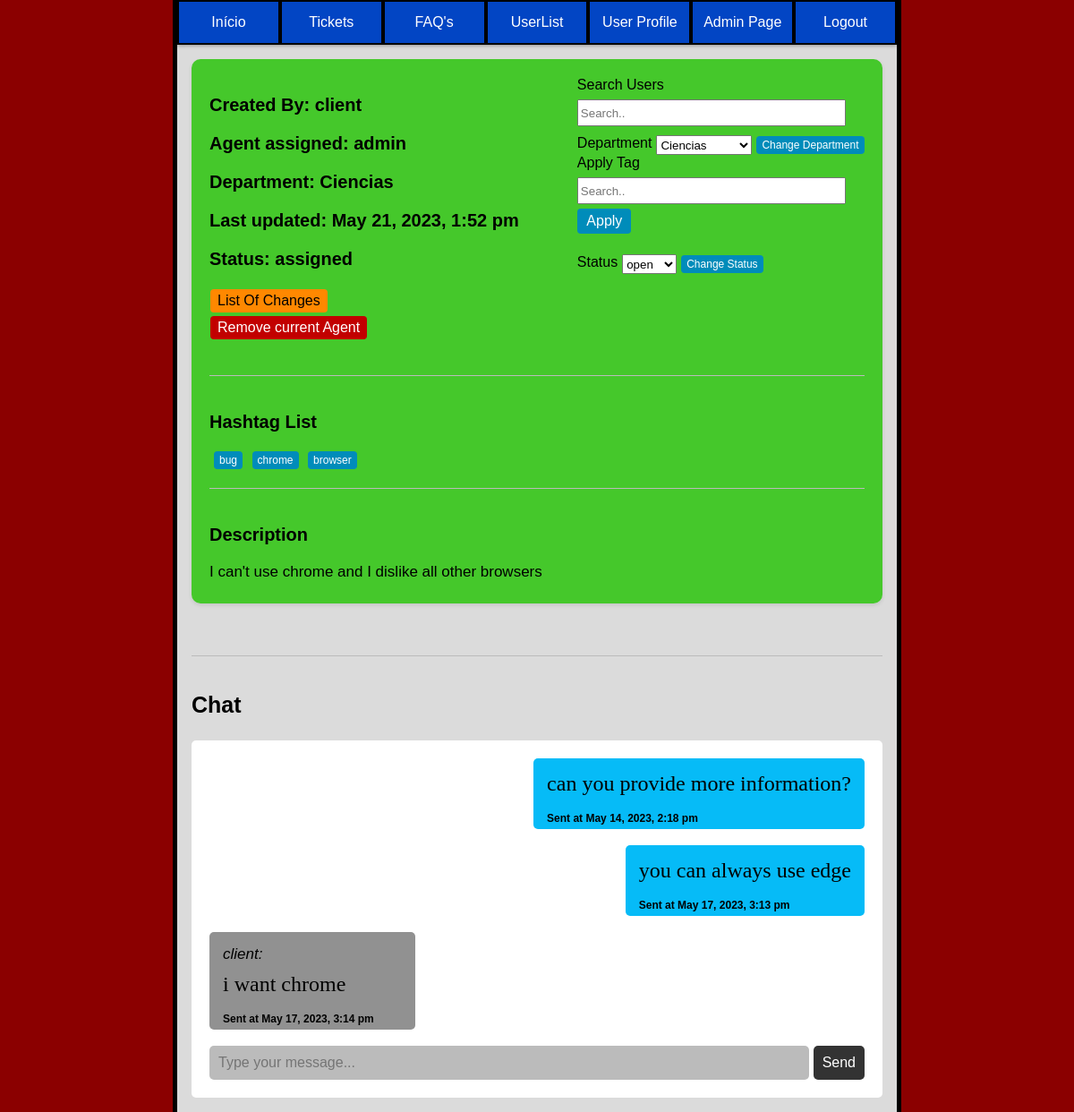
Screenshot of /pages/ticket_page.php?ticket_id=2 (signed in) with the database file from the repository.
### tables this page shows
CREATE TABLE user(
    id INTEGER PRIMARY KEY,
    name VARCHAR(50) NOT NULL,
    username VARCHAR(50) UNIQUE NOT NULL,
    email VARCHAR(50) UNIQUE NOT NULL,
    password VARCHAR(255) NOT NULL,
    role VARCHAR(10) CHECK(role = 'client' or role = 'agent' or role = 'admin') NOT NULL,
    department_id INTEGER,
    FOREIGN KEY (department_id) REFERENCES department(id)
);

CREATE TABLE department(
    id INTEGER PRIMARY KEY,
    name VARCHAR(50) NOT NULL
);

CREATE TABLE tickets(
    id INTEGER PRIMARY KEY,
    department_id INTEGER,
    client_id INTEGER,
    agent_id INTEGER,
    subject VARCHAR(200) NOT NULL,
    description TEXT NOT NULL,
    status VARCHAR(10) CHECK(status = 'open' or status = 'assigned' or status = 'closed') NOT NULL,
    priority VARCHAR(10) CHECK(priority = 'low' or priority = 'medium' or priority ='high') NOT NULL,
    created_at DATETIME NOT NULL,
    updated_at DATETIME,
    FOREIGN KEY (department_id) REFERENCES department(id),
    FOREIGN KEY (client_id) REFERENCES user(id),
    FOREIGN KEY (agent_id) REFERENCES user(id)
);

CREATE TABLE hashtags (
  id INTEGER PRIMARY KEY,
  hashtag VARCHAR(50) NOT NULL
);

CREATE TABLE message(
    id INTEGER PRIMARY KEY,
    msg TEXT NOT NULL,
    ticket_id INTEGER NOT NULL,
    user_id INTEGER NOT NULL,
    created_at DATETIME NOT NULL,
    FOREIGN KEY (user_id) REFERENCES user(id),
    FOREIGN KEY (ticket_id) REFERENCES tickets(id)
);

### utils/functions.php (called while the page is built, shortened)
<?php
function searchUser($id){
    $db = getDatabaseConnection();
    $stmt = $db->prepare('SELECT * FROM user WHERE id = ?');
    $stmt->execute(array($id));
    return $stmt->fetch();
}
function getTagsFromTicket($ticketId){
    $db = getDatabaseConnection();
    $stmt = $db->prepare('SELECT hashtags.* FROM tickets JOIN ticket_hashtags ON tickets.id = ticket_hashtags.ticket_id
                                            JOIN hashtags ON hashtags.id = ticket_hashtags.hashtag_id
                                            WHERE tickets.id = ?');
    $stmt->execute(array($ticketId));
    $tags = $stmt->fetchAll();
    return $tags;
}
function searchDepartment($department_id){
    $db = getDatabaseConnection();
    $stmt = $db->prepare('SELECT * FROM department WHERE id = ?');
    $stmt->execute(array($department_id));
    $department = $stmt->fetch();
    return $department;
}
function getAllDepartments(){
    $db = getDatabaseConnection();
    $stmt = $db->prepare('SELECT * FROM department');
    $stmt->execute();
    $departments = $stmt->fetchAll();
    return $departments;
}
function searchTicket($ticket_id){
    $db = getDatabaseConnection();
    $stmt = $db->prepare('SELECT * FROM tickets WHERE id = ?');
    $stmt->execute(array($ticket_id));
    $ticket = $stmt->fetch();
    return $ticket;
}
function getMessagesFromTicket($ticket_id){
    $db = getDatabaseConnection();
    $stmt = $db->prepare('SELECT * FROM message WHERE ticket_id = ?');
    $stmt->execute(array($ticket_id));
    $messages = $stmt->fetchAll();
    return $messages;
}
?>

### pages/ticket_page.php (the view, shortened to what this page needs)
<?php
require_once('../utils/functions.php');
$user = searchUser($_SESSION["user_id"]);
$ticket_to_display = searchTicket($_GET["ticket_id"]);
$messages = getMessagesFromTicket($ticket_to_display["id"]);
?>
<!DOCTYPE html>
<html lang="en-US">
<link rel="stylesheet" href="../css/style_index.css">
<link rel="stylesheet" href="../css/ticket_page.css">
<link rel="stylesheet" href="../css/responsive.css">
   <head>
   </head>
   <body>
    <div class="container_master">
      <div class="container">
        <ul class="buttons">
            <button class="index" onclick="indexPage()">Início</button>
            <button class="tickets" onclick="ticketsPage()">Tickets</button>
            <button class="faqs" onclick="faqsPage()">FAQ's</button>
            <button class="users" onclick="usersPage()">UserList</button>
            <button class="user_profile" onclick="sendDataUser('<?php echo $user['username'] ?>')">User Profile</button>
            <?php if($user["role"] == "admin"): ?>
            <button class="admin_page" onclick="adminPage()">Admin Page</button>
            <?php endif; ?>
            <button class="logout" onclick="logoutPage()">Logout</button>
        </ul>
      </div>
      <div class="content">
        <div class="box">
          <div class="group">
          <div class="info">
            <h3>Created By: <?php $search_user = searchUser($ticket_to_display["client_id"]); echo $search_user["name"]?></h3>
            <h3>Agent assigned: <?php $search_user = searchUser($ticket_to_display["agent_id"]); if($search_user != null){echo $search_user["name"];}else{echo "N/A";}?></h3>
            <h3>Department: <?php $department = searchDepartment($ticket_to_display["department_id"]);if($department != null){echo $department["name"];}else{echo "N/A";}?></h3>
            <h3>Last updated: <?php if($ticket_to_display["updated_at"] == null){echo $ticket_to_display["created_at"];}else{echo $ticket_to_display["updated_at"];} ?></h3>
            <h3>Status: <?php echo $ticket_to_display["status"]; ?></h3>
            <?php if(($user["role"] != "client")):?>
              <div class="changes">
                <button onclick="sendDataTicketList('<?php echo $ticket_to_display['id'] ?>')">List Of Changes</button>
              </div>
              <?php if ($ticket_to_display["status"] != "closed"): ?>
                <div>
                  <form method="POST">
                    <input class="remove_agent" type="submit" value="Remove current Agent" name="updateAgent">
                  </form>
                </div>
                <br>
              <?php endif; ?>
            <?php endif; ?>
          </div>
          <div class="options">
            <?php if(($user["role"] != "client")):?>
              <?php if ($ticket_to_display["status"] != "closed"): ?>
                <div class="right-group">
                  <div class="search_wrapper">
                    <label for="search">Search Users</label><br>
                    <input type="search" id="search_user_ticket" placeholder="Search.." style="width: 300px; height: 30px; margin-top: 7px;">
                  </div>
                </div>
                <form method="POST">
                  <label for="department">Department</label>
                  <?php
                    $departments = getAllDepartments();
                    echo "<select name='department' class='department'>";
                    foreach($departments as $department){
                      $d_name = $department['name'];
                      $department_id = $department['id'];
                      echo "<option value='$department_id'>$d_name</option>";
                    }
                    echo "</select>";
                  ?>
                  <br>
                  <input class="change_department" type="submit" value="Change Department">
                </form>
                <form method="POST">
                  <div class="search_wrapper">
                    <label for="tag">Apply Tag</label><br>
                    <input type="search" id="search_tag" name="tag" placeholder="Search.." style="width: 300px; height: 30px; margin-top: 7px;">
                    <input class="addTag" type="submit" value="Apply">
                  </div>
                </form>
              <?php endif; ?>
                <br>
                <form method="POST">
                  <label for="status">Status</label>
                  <select name="status" class="status">
                    <option value="open">open</option>
                  </select>
                  <br>
                  <input class="change_status" type="submit" value="Change Status">
                </form>
                <br>
            <?php endif; ?>
          </div>
          </div>
          <hr>
          <div class="tagsList">
            <h3>Hashtag List</h3>
            <div class="group_of_tags">
            <?php
              $displayTags = getTagsFromTicket($ticket_to_display["id"]);
              if($user["role"] == "client"){
                $html = "";
                foreach($displayTags as $displayTag){
                 $html .= $displayTag["hashtag"] . ", ";
                }
                $html = substr($html,0,-2);
                echo $html;
              }
              else{
                $html = "";
                foreach($displayTags as $displayTag){
                  $html .= '<form method="post">';
                  $html .= '<button type="submit" name="removeTag" value="' . $displayTag["id"] . '">' . $displayTag["hashtag"] . '</button>';
                  $html .= '</form>';
                }
                echo $html;
              }
            ?>
            </div>
          </div>
          <hr>
          <div class="description">
            <h3>Description</h3>
            <p> <?php echo $ticket_to_display["description"] ?> </p>
          </div>
        </div>
        <br>
        <hr>
        <h3>Chat</h3>
        <?php if($user["id"] == $ticket_to_display["agent_id"] || $user["id"] == $ticket_to_display["client_id"]):?>
          <div class="chat">
            <?php
              foreach($messages as $message){
                if(searchUser($message["user_id"])["id"] == $user["id"]){
                  echo "<div class='userMsg'> <p>" . $message["msg"] . "</p> <h6>Sent at ".$message["created_at"]."</h6> </div>";
                  echo "<br>";
                }
                else{
                  echo "<div class='otherUserMsg'> <em>".searchUser($message["user_id"])["username"].":</em><br><p> " . $message["msg"] . "</p> <h6>Sent at ".$message["created_at"]."</h6> </div>";
                  echo "<br>";
                }
              }
            ?>
            <form class="message_label" method="POST">
              <input type="text" placeholder="Type your message..." name="sendReply">
			        <button>Send</button>
            </form>
          </div>
        <?php endif;?>
      </div>
    </div>
   </body>
</html>

### css/style_index.css (style rules this page uses)
body { font-family: Arial, sans-serif; background-color: rgb(219, 219, 219); width: 67%; margin: auto; border-left: 5px solid; border-right: 5px solid; min-height: 100vh; padding-bottom: 1em; }
html { background-color: darkred; }
.container { margin: auto; }
ul { margin-left: -40px; margin-top: auto; margin-right: auto; }
.buttons li, .buttons button { background-color: #0245c4; text-decoration: none; border: none; color: white; text-align: center; text-decoration: none; font-size: 16px; cursor: pointer; border:solid 2px black; width: 100%; height: 50px; }
.container { box-shadow: 0 0 5px rgba(0, 0, 0, 0.25),0 0 5px rgba(0, 0, 0, 0.25); }
.buttons { display: flex; flex-direction: row; flex-grow: 1; }
.content { margin: auto; overflow: auto; padding-left: 1em; padding-right: 1em; }

### css/ticket_page.css (style rules this page uses)
p { margin: 0; font-size: 24px; margin-bottom: -10px; }
h6 { font-size: 12px; margin-bottom: -10px; }
.otherUserMsg em { font-size: 17px; }
.otherUserMsg p { margin-top: 10px; font-family: serif; }
.userMsg p { font-family: serif; }
.chat { display: flex; flex-direction: column; padding: 20px; background-color: white; border-radius: 5px; }
.userMsg { align-self: flex-end; background-color: rgb(6, 187, 247); border-radius: 5px; padding: 15px; max-width: 500px; min-width: 200px; word-wrap: break-word; }
.otherUserMsg { align-self: flex-start; background-color: rgb(145, 145, 145); border-radius: 5px; padding: 15px; max-width: 500px; min-width: 200px; word-wrap: break-word; }
form { display: flex; }
.chat input { flex: 1; border-radius: 5px; border: none; padding: 10px; font-size: 16px; background-color: #bbbbbb; margin-right: 5px; }
.chat button { background-color: #333; color: #fff; border: none; border-radius: 5px; padding: 10px; font-size: 16px; cursor: pointer; }
hr { border: none; border-top: 1px solid #bbbbbb; margin: 20px 0; margin-bottom: 40px; }
.box { background-color: #22c402ce; padding: 20px; margin-bottom: 20px; border-radius: 10px; box-shadow: 0 2px 4px rgba(0, 0, 0, 0.1); }
.box h3 { font-size: 20px; }
.box p { font-size: 17px; }
h3 { font-size: 25px; font-family: sans-serif; }
.info { flex: 1; }
.group { display: flex; }
.right-group { float: center; margin-bottom: 10px; align-items: left; }
.remove_agent { flex: 0; }
.description { align-items: left; margin-bottom: 15px; }
.tagsList form { margin-right: 5px; display: inline-block; }
.tagsList button { background-color: #008CBA; border: none; border-radius: 4px; color: white; padding: 3px 6px; text-align: center; text-decoration: none; display: inline-block; font-size: 12px; margin: 1px 0.5px; cursor: pointer; margin-left: 5px; }
.options { flex: 0; align-self: flex-start; margin-bottom: 10px; margin-right: auto; }
.remove_agent { background-color: #c20000; border: none; border-radius: 4px; color: white; padding: 4px 8px; text-align: center; text-decoration: none; display: inline-block; font-size: 16px; margin: 2px 1px; cursor: pointer; }
.change_department { background-color: #008CBA; border: none; border-radius: 4px; color: white; padding: 3px 6px; text-align: center; text-decoration: none; display: inline-block; font-size: 12px; margin: 1px 0.5px; cursor: pointer; margin-left: 5px; }
.change_status { background-color: #008CBA; border: none; border-radius: 4px; color: white; padding: 3px 6px; text-align: center; text-decoration: none; display: inline-block; font-size: 12px; margin: 1px 0.5px; cursor: pointer; margin-left: 5px; }
select { margin-left: 5px; }
.changes button { background-color: rgb(255, 136, 0); border: none; border-radius: 4px; color: black; padding: 4px 8px; text-align: center; text-decoration: none; display: inline-block; font-size: 16px; margin: 2px 1px; cursor: pointer; }
.addTag { background-color: #008CBA; border: none; border-radius: 4px; color: white; padding: 5px 10px; text-align: center; text-decoration: none; display: inline-block; font-size: 16px; margin: 5px 0.5px; cursor: pointer; }

### rows the page displays
user: name "client"
user: name "admin"
department: name "Ciencias"
tickets: updated_at "May 21, 2023, 1:52 pm", status "assigned", description "I can't use chrome and I dislike all other browsers"
hashtags: $displayTag["id"] 2 (drawn), hashtag "bug"
hashtags: $displayTag["id"] 3 (drawn), hashtag "chrome"
hashtags: $displayTag["id"] 15 (drawn), hashtag "browser"
message: msg "can you provide more information?", created_at "May 14, 2023, 2:18 pm"
message: msg "you can always use edge", created_at "May 17, 2023, 3:13 pm"
message: user.username "client", msg "i want chrome", created_at "May 17, 2023, 3:14 pm"

### other values shown
form field department "Ciencias"
